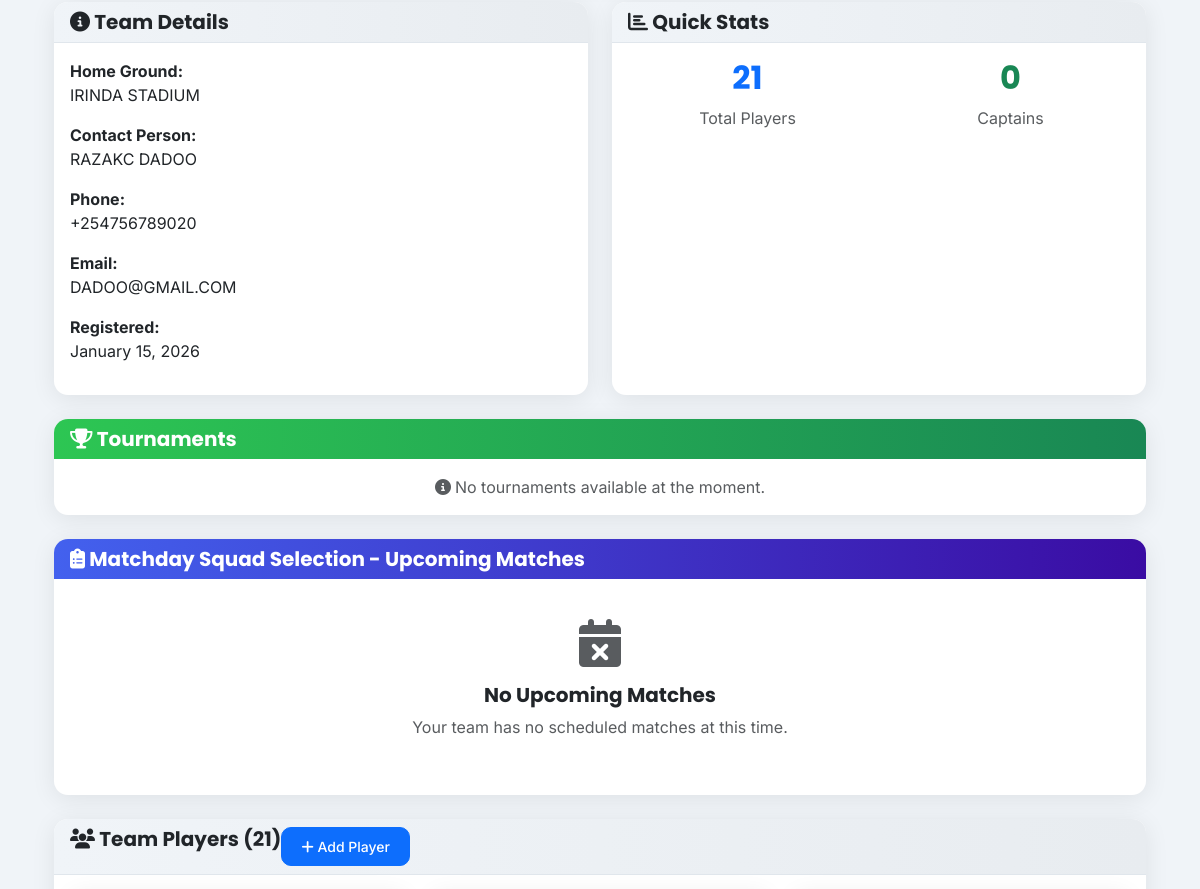
/teams/team-dashboard/30/ (middle part), run on an earlier commit of the app's database.
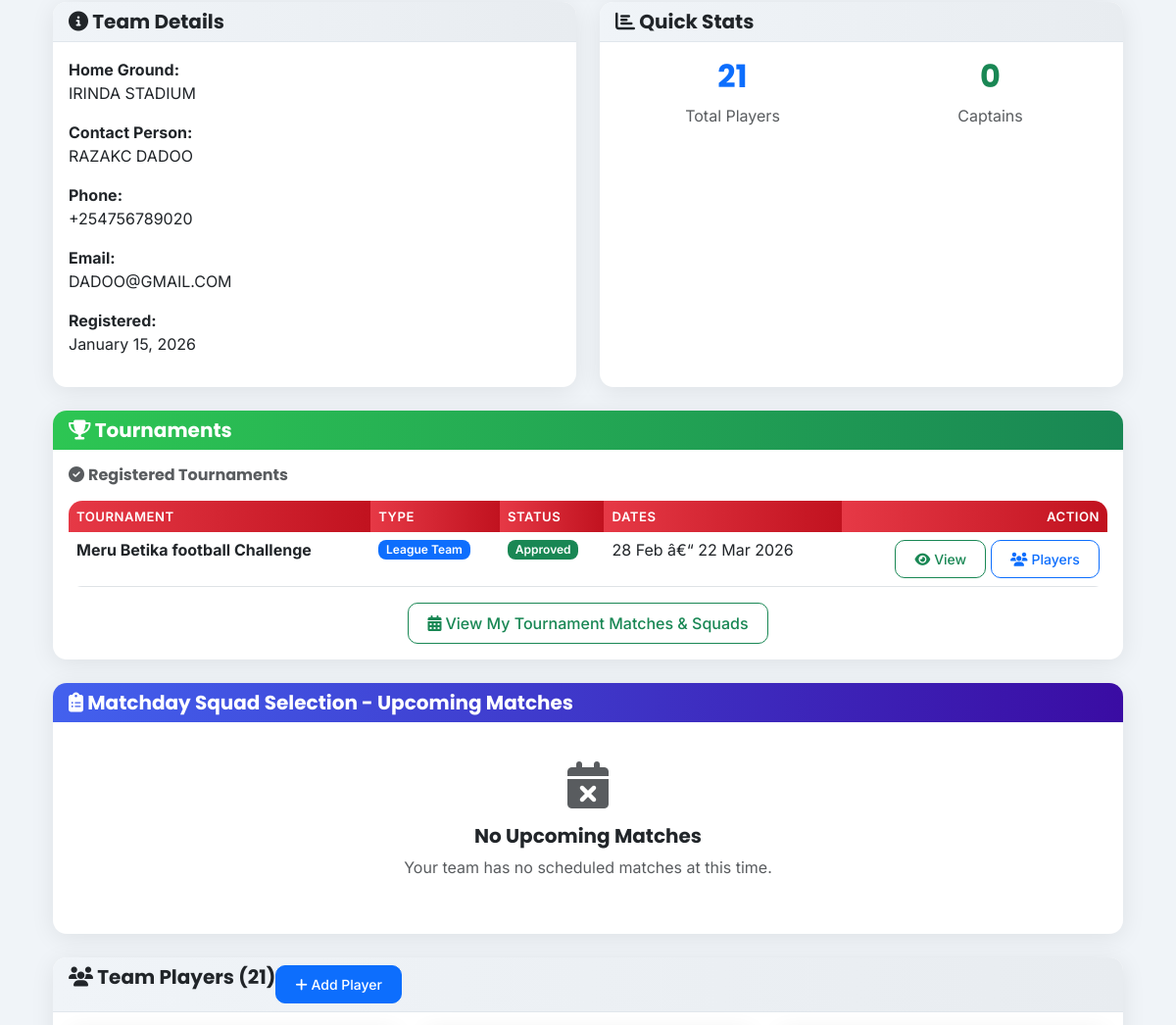
And on a later commit of the database.
### tournaments/models.py (models this page shows, shortened)
class TournamentTeamRegistration(models.Model):
    REG_STATUS = [
        ('pending', 'Pending Review'),
        ('approved', 'Approved'),
        ('rejected', 'Rejected'),
        ('withdrawn', 'Withdrawn'),
    ]
    TEAM_TYPE_CHOICES = [
        ('league', 'FKF League Team'),
        ('external', 'External Team'),
    ]
    tournament = models.ForeignKey(
        Tournament, on_delete=models.CASCADE, related_name='registrations'
    )
    team = models.ForeignKey(
        Team, on_delete=models.CASCADE,
        related_name='tournament_registrations',
        null=True, blank=True,
        help_text="For teams already in the FKF County League."
    )
    external_team = models.ForeignKey(
        ExternalTeam, on_delete=models.CASCADE,
        related_name='tournament_registrations',
        null=True, blank=True,
        help_text="For teams NOT in the FKF County League."
    )
    team_type = models.CharField(
        max_length=10, choices=TEAM_TYPE_CHOICES, default='league'
    )
    registered_by = models.ForeignKey(
        settings.AUTH_USER_MODEL, on_delete=models.SET_NULL, null=True
    )
    status = models.CharField(max_length=15, choices=REG_STATUS, default='pending')
    rejection_reason = models.TextField(blank=True)
    payment_confirmed = models.BooleanField(default=False)
    seed = models.PositiveIntegerField(null=True, blank=True, help_text="Seeding number.")
    registered_at = models.DateTimeField(auto_now_add=True)
    updated_at = models.DateTimeField(auto_now=True)
    class Meta:
        ordering = ['seed', 'registered_at']

class Tournament(models.Model):
    FORMAT_CHOICES = [
        ('knockout', 'Knockout'),
        ('group_knockout', 'Group Stage + Knockout'),
        ('round_robin', 'Round Robin'),
        ('swiss', 'Swiss System'),
    ]
    STATUS_CHOICES = [
        ('draft', 'Draft'),
        ('registration', 'Registration Open'),
        ('registration_closed', 'Registration Closed'),
        ('ongoing', 'Ongoing'),
        ('completed', 'Completed'),
        ('cancelled', 'Cancelled'),
    ]
    name = models.CharField(max_length=200)
    slug = models.SlugField(max_length=220, unique=True, blank=True)
    description = models.TextField(blank=True)
    banner = models.ImageField(upload_to='tournament_banners/', blank=True, null=True)
    logo = models.ImageField(upload_to='tournament_logos/', blank=True, null=True)
    start_date = models.DateField()
    end_date = models.DateField()
    registration_deadline = models.DateTimeField(
        help_text="Teams can register until this date/time."
    )
    format = models.CharField(max_length=20, choices=FORMAT_CHOICES, default='knockout')
    max_teams = models.PositiveIntegerField(default=16)
    min_squad_size = models.PositiveIntegerField(default=15)
    max_squad_size = models.PositiveIntegerField(default=25)
    group_count = models.PositiveIntegerField(
        default=4,
        help_text="Number of groups (only for Group Stage + Knockout format)."
    )
    allow_external_teams = models.BooleanField(
        default=True,
        help_text="Allow teams not in the FKF County League to register."
    )
    zone = models.ForeignKey(
        Zone, on_delete=models.SET_NULL, null=True, blank=True,
        help_text="Leave blank for county-wide tournaments."
    )
    venue = models.CharField(max_length=200, blank=True)
    status = models.CharField(max_length=25, choices=STATUS_CHOICES, default='draft')
    rules = models.TextField(blank=True, help_text="Tournament rules & regulations.")
    prize_info = models.TextField(blank=True, help_text="Prize breakdown.")
    entry_fee = models.DecimalField(max_digits=10, decimal_places=2, default=0)
    created_by = models.ForeignKey(
        settings.AUTH_USER_MODEL,
        on_delete=models.SET_NULL, null=True,
        related_name='created_tournaments',
    )
    created_at = models.DateTimeField(auto_now_add=True)
    updated_at = models.DateTimeField(auto_now=True)
    class Meta:
        ordering = ['-start_date']

### teams/views.py (the view, shortened to what this page needs)
# urls.py: path('team-dashboard/<int:team_id>/', views.team_dashboard, name='team_dashboard'),
def team_dashboard(request, team_id=None):
    from matches.models import Match
    from referees.models import MatchdaySquad
    from tournaments.models import Tournament, TournamentTeamRegistration, ExternalTeam
    from django.utils import timezone
    from datetime import timedelta
    import logging
    logger = logging.getLogger(__name__)
    if team_id:
        team = get_object_or_404(Team, id=team_id)
        logger.info(f"Team dashboard accessed via team_id: {team.team_name}")
    elif request.user.is_authenticated and hasattr(request.user, 'managed_teams'):
        team = request.user.managed_teams.first()
        if not team:
            messages.error(request, "You are not assigned to any team.")
            return redirect('dashboard')
        logger.info(f"Team dashboard accessed by manager: {request.user.username} for team: {team.team_name}")
    else:
        logger.warning(f"Team dashboard access attempt by user: {request.user} without team")
        messages.error(request, "Please specify a team.")
        return redirect('teams:all_teams')
    players = Player.objects.filter(team=team).order_by('jersey_number')
    payments = Payment.objects.filter(team=team) if hasattr(Payment, 'objects') else []
    today = timezone.now()
    upcoming_matches = Match.objects.filter(
        Q(home_team=team) | Q(away_team=team),
        match_date__gte=today.date(),
        status='scheduled'
    ).order_by('round_number', 'match_date', 'kickoff_time')[:5]
    logger.info(f"Found {upcoming_matches.count()} upcoming matches for team: {team.team_name}")
    current_round = None
    active_match = None
    matches_data = []
    logger.info(f"Prepared {len(matches_data)} matches with squad info. Current round: {current_round}")
    logger.info(f"Active match: {active_match}")
    team_tournament_regs = TournamentTeamRegistration.objects.filter(
        team=team
    ).select_related('tournament')
    external_tournament_regs = TournamentTeamRegistration.objects.none()
    if request.user.is_authenticated:
        ext_teams = ExternalTeam.objects.filter(manager_user=request.user)
        if ext_teams.exists():
            external_tournament_regs = TournamentTeamRegistration.objects.filter(
                external_team__in=ext_teams
            ).select_related('tournament', 'external_team')
    open_tournaments = Tournament.objects.filter(
        status='registration',
        registration_deadline__gte=timezone.now(),
    ).exclude(
        registrations__team=team
    )
    return render(request, 'teams/dashboard.html', {
        'team': team,
        'players': players,
        'payments': payments,
        'upcoming_matches': matches_data,
        'current_round': current_round,
        'team_tournament_regs': team_tournament_regs,
        'external_tournament_regs': external_tournament_regs,
        'open_tournaments': open_tournaments,
    })

### templates/teams/dashboard.html (shortened to what the changed rows need)
{% extends 'base.html' %}
{% block content %}
<div class="container mt-4">
    <div class="row mb-4">
        <div class="col-md-6">
            <div class="card h-100">
                <div class="card-body text-center">
                    <div class="row">
                        <div class="col-6 mb-3">
                            <h2 class="text-primary">{{ players.count }}</h2>
                        </div>
                        <div class="col-6 mb-3">
                            <h2 class="text-success">
                                {% with captain_count=0 %}
                                    {{ captain_count }}
                                {% endwith %}
                            </h2>
                        </div>
                    </div>
                </div>
            </div>
        </div>
    </div>
    <div class="card mb-4">
        <div class="card-body">
            {% if team_tournament_regs or external_tournament_regs %}
            <h6 class="text-muted mb-3"><i class="fas fa-check-circle me-1"></i>Registered Tournaments</h6>
            <div class="table-responsive mb-3">
                <table class="table table-hover mb-0">
                    <thead class="table-light">
                        <tr><th>Tournament</th><th>Type</th><th>Status</th><th>Dates</th><th class="text-end">Action</th></tr>
                    </thead>
                    <tbody>
                        {% for reg in team_tournament_regs %}
                        <tr>
                            <td class="fw-bold">{{ reg.tournament.name }}</td>
                            <td><span class="badge bg-primary">League Team</span></td>
                            <td>
                                <span class="badge bg-{% if reg.status == 'approved' %}success{% elif reg.status == 'pending' %}warning{% else %}danger{% endif %}">
                                    {{ reg.get_status_display }}
                                </span>
                            </td>
                            <td>{{ reg.tournament.start_date|date:"d M" }} â€“ {{ reg.tournament.end_date|date:"d M Y" }}</td>
                            <td class="text-end">
                                <a href="{% url 'tournaments:tournament_detail' reg.tournament.slug %}" class="btn btn-sm btn-outline-success">
                                    <i class="fas fa-eye me-1"></i>View
                                </a>
                                {% if reg.status == 'approved' %}
                                <a href="{% url 'tournaments:register_players' reg.tournament.slug %}" class="btn btn-sm btn-outline-primary">
                                    <i class="fas fa-users me-1"></i>Players
                                </a>
                                {% endif %}
                            </td>
                        </tr>
                        {% endfor %}
                    </tbody>
                </table>
            </div>
            {% endif %}
            {% if team_tournament_regs or external_tournament_regs %}
            <div class="text-center mt-3">
                <a href="{% url 'tournaments:tournament_team_matches' %}" class="btn btn-outline-success">
                    <i class="fas fa-calendar-alt me-1"></i>View My Tournament Matches &amp; Squads
                </a>
            </div>
            {% endif %}
            {% if not team_tournament_regs and not external_tournament_regs and not open_tournaments %}
            <p class="text-muted text-center mb-0"><i class="fas fa-info-circle me-1"></i>No tournaments available at the moment.</p>
            {% endif %}
        </div>
    </div>
</div>
{% endblock %}

What changed in the data, as far as the page shows it:
added TournamentTeamRegistration: tournament.name "Meru Betika football Challenge", status "Approved", tournament.start_date "28 Feb", tournament.end_date "22 Mar 2026", shows "Players"
Also different on the page:
text no longer shown: "No tournaments available at the moment."
text now shown: "Registered Tournaments TOURNAMENT TYPE STATUS DATES ACTION View My Tournament Matches & Squads"
